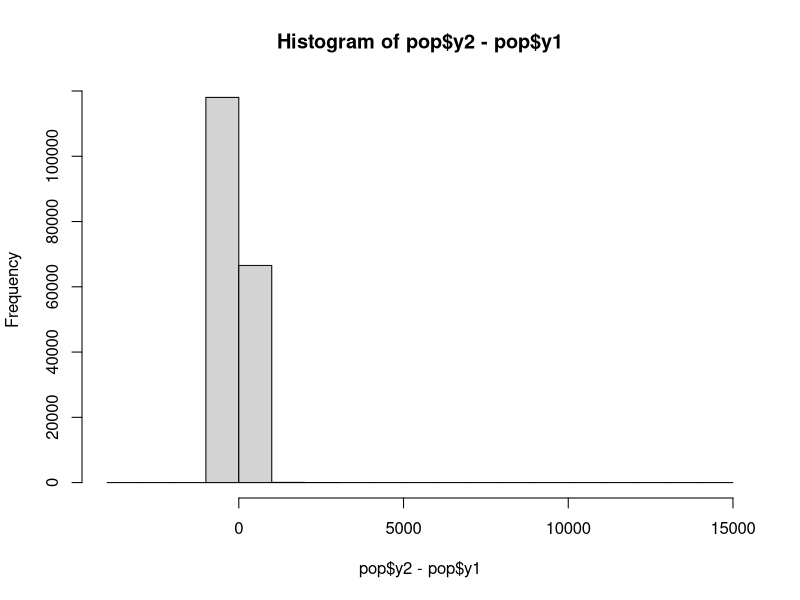

Source code (R): (Note: this script raises an error after producing the figure.)

set.seed(13)

## number of domains (of equal sizes)
M = 50
## "regions"; domains are nested in regions
R = 4 

### 20 strata with varying number of pop units (assume, each stratum includes all domains)
N_mh = c(1,3, 5,10,15,20, 30,50,70, 90, 120, 140, 160, 180, 200, 250, 350,450, 550, 1000) # Num of obs per stratum per domain
N_h = M*N_mh    ## Num of obs per stratum
H = length(N_h) ## Num of strata 
N = sum(N_h)    ## Num of pop units

### set of strata specific intercepts to generate x variable (the population variable involved in design; 
## (will be used to define prob's of selection)
a_h=log(c(2000,1000,500,300,200,100,90,80,70,60,50,40,30,20,10,rep(5,5)))

## set true parameters values
sigma0_h = rep(0.4,H)  ## for x random error
tau0 = 0.2             ## for x domain effect 
phi0 = 0.1             ## for x m*h interaction random effect

sigma1_h = rep(0.4,H)  ## for y[t=1] random error
psi1 = 0.3             ## for y[t=1] stratum effect
tau1 = 0.2             ## for y[t=1] domain effect
phi1 = 0.1             ## for y[t=1] m*h interaction random effect

sigma2_h = rep(0.4,H)  ## for y[t=2] random error
psi2 = 0.3             ## for y[t=2] stratum effect
tau2 = 0.2             ## for y[t=2] domain effect
phi2 = 0.1             ## for y[t=2] m*h interaction random effect


## generate strata effects for month 1 (log scale)
b1_h = rnorm(H,0, psi1)

## generate strata effects for month 2 (log scale)
b2_h = rnorm(H,0, psi2)

## generate domain effects
u0 = rnorm(M,0,tau0)
u1 = rnorm(M,0,tau1)
u2 = rnorm(M,0,tau2)


### Generate finite population
pop = NULL
for (m in 1:M){  ## domain loop
  if (m<=20) {r=1} else      ## domains in region 1
  if (m<=30) {r=2} else      ## domains in region 2
  if (m<=40) {r=3} else      ## domains in region 3 
    {r=4}                    ## domains in region 4
  for (h in 1:H){  ## strata inside each domain
    ## generate random errors
    epsilon0 = rnorm(N_mh[h],0,sigma0_h[h])
    epsilon1 = rnorm(N_mh[h],0,sigma1_h[h])
    epsilon2 = rnorm(N_mh[h],0,sigma2_h[h])

    u0_mh = rnorm(1,0,phi0)
    u1_mh = rnorm(1,0,phi1)
    u2_mh = rnorm(1,0,phi2)
    
    ## collect variables into a frame 
    pop=as.data.frame(rbind(pop,
                            cbind(rep(r,N_mh[h]),
                                  rep(m,N_mh[h]),
                                  rep(h,N_mh[h]),
                                  rep(N_h[h],N_mh[h]),
                                  rep(sigma0_h[h],N_mh[h]),
                                  rep(sigma1_h[h],N_mh[h]),
                                  rep(sigma2_h[h],N_mh[h]),
                                  rep(a_h[h],N_mh[h]),
                                  rep(u0[m],N_mh[h]),
                                  rep(u0_mh,N_mh[h]),
                                  epsilon0,
                                  rep(b1_h[h],N_mh[h]),
                                  rep(u1[m],N_mh[h]),
                                  rep(u1_mh,N_mh[h]),
                                  epsilon1,
                                  rep(b2_h[h],N_mh[h]),
                                  rep(u2[m],N_mh[h]),
                                  rep(u2_mh,N_mh[h]),
                                  epsilon2)
    ))
  }
}
print(nrow(pop)) ## N
names(pop)=c("r","m","h","N_h","sigma0_h","sigma1_h","sigma2_h","a_h","u0","u0_mh","epsilon0","b1_h","u1","u1_mh","epsilon1",
             "b2_h","u2","u2_mh","epsilon2")


### generate population variables
pop$logx = pop$a_h + pop$u0 + pop$u0_mh + pop$epsilon0
## y[t=1] depends on x
pop$logy1 = pop$b1_h + pop$u1 + pop$u1_mh + pop$logx + pop$epsilon1
## y[t=2] depends on y[t=1]
pop$logy2 = pop$b2_h + pop$u2 + pop$u2_mh + pop$logy1 + pop$epsilon2

## set of labels
pop$LABEL = 1:N

## levels
pop$x  = exp(pop$logx)
pop$y1 = exp(pop$logy1)
pop$y2 = exp(pop$logy2)

hist(pop$y2-pop$y1)


## selection probabilities
sd_h = as.vector( by( pop$x, pop$h, sd)) ## find strata std based on "design variable" x
C = 1/sd_h[1]  ## we want the first stratum to be sampled with certainty
pi_h = C*sd_h  ## selection probabilities
w_h = 1/pi_h   ## inverse probs
print( round(w_h,4) )
print( round(pi_h,4) )
## expected number of sampled units
n_h = round( pi_h*N_h )
print( n_h )
sum(n_h)

### function: select Stratified SRS WR
select_sampleSTSRSWOR<-function(H=H,n_h=n_h,pop=pop){
  smpl<-NULL
  for (h in 1:H){
    smpl_h<-cbind(rep(h,n_h[h]),rep(w_h[h],n_h[h]),c(1:n_h[h]),sample(pop$LABEL[pop$h==h],size=n_h[h], replace=FALSE))
    smpl<-as.data.frame(rbind(smpl,smpl_h))
  }
  
  names(smpl)<-c("h","w_h","n","LABEL")
  return(smpl)
}

## Select ST SRS WR
smpl<-as.data.frame(select_sampleSTSRSWOR(H=H,n_h=n_h,pop=pop))

print(nrow(smpl))

## get some of the variable values from the finite pop for units in the sample
smpl$r = pop[pop$LABEL[smpl$LABEL],]$r            # region
smpl$m = pop[pop$LABEL[smpl$LABEL],]$m            # domain
smpl$logx  = pop[pop$LABEL[smpl$LABEL],]$logx     # log(x)
smpl$logy1 = pop[pop$LABEL[smpl$LABEL],]$logy1    # log(y1)
smpl$logy2 = pop[pop$LABEL[smpl$LABEL],]$logy2    # log(y2)

smpl$x  = pop[pop$LABEL[smpl$LABEL],]$x           # x
smpl$y1 = pop[pop$LABEL[smpl$LABEL],]$y1          # y1
smpl$y2 = pop[pop$LABEL[smpl$LABEL],]$y2          # y2

#hist(smpl$y2-smpl$y1)



### save the data
saveRDS(pop, file="data/pop.rds")
saveRDS(smpl, file="data/smpl.rds")


#####################################################################
### end of data simulation
#####################################################################
#####################################################################



########################################################################
## Part II. Just some checks
#######################################################

### True domain pop values
############################################################################
TrueX_m = as.vector(by(pop$x,pop$m,sum))     ## true domain totals at month 0
TrueY1_m = as.vector(by(pop$y1,pop$m,sum))   ## true domain totals at month 1
TrueY2_m = as.vector(by(pop$y2,pop$m,sum))   ## true domain totals at month 2
N_m = as.vector(by(pop,pop$m,nrow))          ## number of population units per domain

### overall
TrueY1 = sum(pop$y1)
TrueY2 = sum(pop$y2)
print(TrueY2-TrueY1)
############################################################################


wx = smpl$w_h*smpl$x
wy1 = smpl$w_h*smpl$y1
wy2 = smpl$w_h*smpl$y2


n_r = as.vector(by(smpl,smpl$r,nrow))        ## number of sample units per region
print(n_r)

n_m = as.vector(by(smpl,smpl$m,nrow))        ## number of sample units per domain
print(n_m)

n_h = as.vector(by(smpl,smpl$h,nrow))        ## number of sample units per stratum
print(n_h)

### See how some estimators for month 2 would look like
############################################################################

## (unweighted) ratio estimator for month 2; domains pop total for month 1 are used as known
Unw_Y2_m = TrueX_m*as.vector(by(smpl$y2,smpl$m,sum))/as.vector(by(smpl$x,smpl$m,sum))
## Horvitz-Thompson (expansion) estimator for month 2
HT_Y2_m = as.vector(by(wy2,smpl$m,sum))
## (weighted) ratio estimator for month 2; domains pop total for month 1 are used as known
WLR_Y2_m = TrueX_m*as.vector(by(wy2,smpl$m,sum))/as.vector(by(wx,smpl$m,sum))

## plot domain estimates against true pop values
#plot(TrueY2_m,HT_Y2_m)
#points(TrueY2_m,Unw_Y2_m,pch=15,col="red")
#points(TrueY2_m,WLR_Y2_m,pch=19)
#abline(0,1)

## some basic stats
stat<-function(estname,est,truth){
  return(as.data.frame(cbind(estnm = estname,
                             bias  = mean(est-truth),    
                             mad   = mean(abs(est-truth))
                             )
                       )
         )
}

stat_HT=stat("HT",HT_Y2_m,TrueY2_m)
stat_WLR=stat("WLR",WLR_Y2_m,TrueY2_m)
stat_Unw=stat("Unw",Unw_Y2_m,TrueY2_m)

print(rbind(stat_HT,stat_WLR,stat_Unw))
